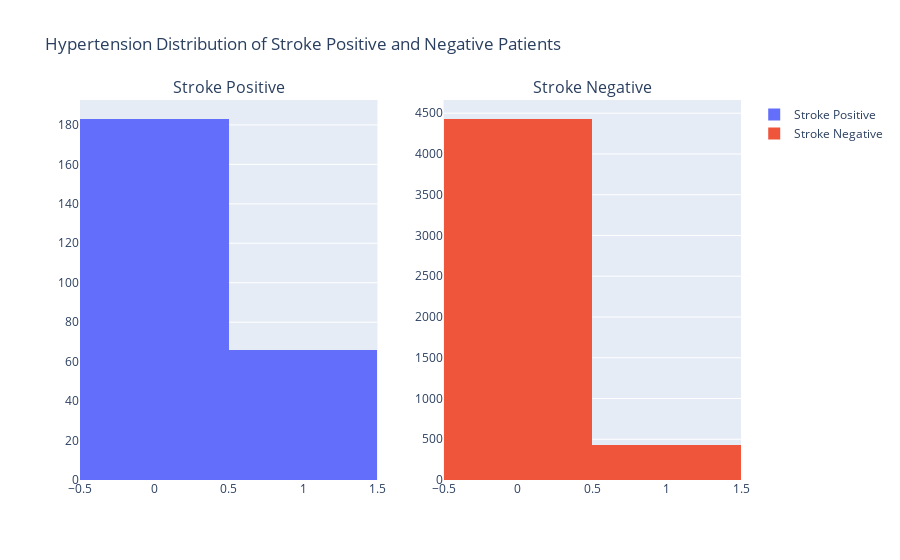

The cell this chart's notebook holds for it:
### Markdown cell above
- Distribution of values

### Code cell
# Hypertension
stroke_positive = data[data['stroke'] == 1]
stroke_negative = data[data['stroke'] == 0]
fig = make_subplots(rows=1, cols=2, subplot_titles=("Stroke Positive", "Stroke Negative"))
fig.add_trace(go.Histogram(x=stroke_positive['hypertension'], name='Stroke Positive'), row=1, col=1)
fig.add_trace(go.Histogram(x=stroke_negative['hypertension'], name='Stroke Negative'), row=1, col=2)
fig.update_layout(title_text="Hypertension Distribution of Stroke Positive and Negative Patients")

### Figure 1 — Plotly figure (JSON) as saved in the notebook; plotly's stock layout.template omitted (floating-point values rounded to 4 significant figures; data arrays with more than 128 entries replaced by an {"elided": "..."} marker saying what was removed)
{"data": [{"name": "Stroke Positive", "type": "histogram", "x": {"elided": "249 int values"}, "xaxis": "x", "yaxis": "y"}, {"name": "Stroke Negative", "type": "histogram", "x": {"elided": "4861 int values"}, "xaxis": "x2", "yaxis": "y2"}], "layout": {"annotations": [{"font": {"size": 16}, "showarrow": false, "text": "Stroke Positive", "x": 0.225, "xanchor": "center", "xref": "paper", "y": 1, "yanchor": "bottom", "yref": "paper"}, {"font": {"size": 16}, "showarrow": false, "text": "Stroke Negative", "x": 0.775, "xanchor": "center", "xref": "paper", "y": 1, "yanchor": "bottom", "yref": "paper"}], "title": {"text": "Hypertension Distribution of Stroke Positive and Negative Patients"}, "xaxis": {"anchor": "y", "domain": [0, 0.45]}, "xaxis2": {"anchor": "y2", "domain": [0.55, 1]}, "yaxis": {"anchor": "x", "domain": [0, 1]}, "yaxis2": {"anchor": "x2", "domain": [0, 1]}}}
